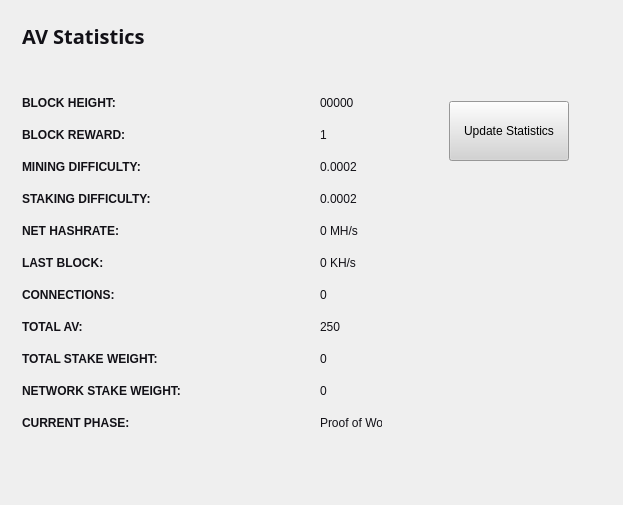
<?xml version="1.0" encoding="UTF-8"?>
<ui version="4.0">
 <class>StatisticsPage</class>
 <widget class="QWidget" name="StatisticsPage">
  <property name="windowModality">
   <enum>Qt::NonModal</enum>
  </property>
  <property name="geometry">
   <rect>
    <x>0</x>
    <y>0</y>
    <width>623</width>
    <height>505</height>
   </rect>
  </property>
  <property name="windowTitle">
   <string>Digging</string>
  </property>
  <property name="styleSheet">
   <string notr="true">color:#ffffff;
font-family:'Open Sans,sans-serif';</string>
  </property>
  <layout class="QGridLayout" name="gridLayout">
   <property name="sizeConstraint">
    <enum>QLayout::SetMaximumSize</enum>
   </property>
   <item row="0" column="1">
    <widget class="QFrame" name="frame">
     <property name="minimumSize">
      <size>
       <width>213</width>
       <height>0</height>
      </size>
     </property>
     <property name="frameShape">
      <enum>QFrame::NoFrame</enum>
     </property>
     <property name="frameShadow">
      <enum>QFrame::Raised</enum>
     </property>
     <widget class="QPushButton" name="startButton">
      <property name="geometry">
       <rect>
        <x>50</x>
        <y>90</y>
        <width>120</width>
        <height>60</height>
       </rect>
      </property>
      <property name="sizePolicy">
       <sizepolicy hsizetype="Fixed" vsizetype="Fixed">
        <horstretch>0</horstretch>
        <verstretch>0</verstretch>
       </sizepolicy>
      </property>
      <property name="minimumSize">
       <size>
        <width>120</width>
        <height>60</height>
       </size>
      </property>
      <property name="styleSheet">
       <string notr="true">background:lightgrey; color:black;</string>
      </property>
      <property name="text">
       <string>Update Statistics</string>
      </property>
     </widget>
    </widget>
   </item>
   <item row="0" column="0">
    <widget class="QFrame" name="gridFrame_2">
     <layout class="QGridLayout" name="gridLayout_4">
      <item row="3" column="0">
       <layout class="QFormLayout" name="formLayout_2">
        <property name="fieldGrowthPolicy">
         <enum>QFormLayout::FieldsStayAtSizeHint</enum>
        </property>
        <property name="horizontalSpacing">
         <number>139</number>
        </property>
        <property name="verticalSpacing">
         <number>18</number>
        </property>
        <property name="rightMargin">
         <number>0</number>
        </property>
        <item row="1" column="0">
         <widget class="QLabel" name="label_14">
          <property name="text">
           <string>&lt;html&gt;&lt;head/&gt;&lt;body&gt;&lt;p&gt;&lt;span style=&quot; font-weight:600; color:#121117;&quot;&gt;BLOCK HEIGHT:&lt;/span&gt;&lt;/p&gt;&lt;/body&gt;&lt;/html&gt;</string>
          </property>
         </widget>
        </item>
        <item row="1" column="1">
         <widget class="QLabel" name="heightBox">
          <property name="styleSheet">
           <string notr="true">color:#121117;</string>
          </property>
          <property name="text">
           <string>00000</string>
          </property>
         </widget>
        </item>
        <item row="2" column="0">
         <widget class="QLabel" name="label_12">
          <property name="text">
           <string>&lt;html&gt;&lt;head/&gt;&lt;body&gt;&lt;p&gt;&lt;span style=&quot; font-weight:600; color:#121117;&quot;&gt;BLOCK REWARD:&lt;/span&gt;&lt;/p&gt;&lt;/body&gt;&lt;/html&gt;</string>
          </property>
         </widget>
        </item>
        <item row="2" column="1">
         <widget class="QLabel" name="rewardBox">
          <property name="styleSheet">
           <string notr="true">color:#121117;</string>
          </property>
          <property name="text">
           <string>1</string>
          </property>
         </widget>
        </item>
        <item row="3" column="0">
         <widget class="QLabel" name="label_13">
          <property name="text">
           <string>&lt;html&gt;&lt;head/&gt;&lt;body&gt;&lt;p&gt;&lt;span style=&quot; font-weight:600; color:#121117;&quot;&gt;MINING DIFFICULTY:&lt;/span&gt;&lt;/p&gt;&lt;/body&gt;&lt;/html&gt;</string>
          </property>
         </widget>
        </item>
        <item row="3" column="1">
         <widget class="QLabel" name="diffBox">
          <property name="styleSheet">
           <string notr="true">color:#121117;</string>
          </property>
          <property name="text">
           <string>0.0002</string>
          </property>
         </widget>
        </item>
        <item row="4" column="0">
         <widget class="QLabel" name="label_9">
          <property name="text">
           <string>&lt;html&gt;&lt;head/&gt;&lt;body&gt;&lt;p&gt;&lt;span style=&quot; font-weight:600; color:#121117;&quot;&gt;STAKING DIFFICULTY:&lt;/span&gt;&lt;/p&gt;&lt;/body&gt;&lt;/html&gt;</string>
          </property>
         </widget>
        </item>
        <item row="4" column="1">
         <widget class="QLabel" name="diffBox2">
          <property name="styleSheet">
           <string notr="true">color:#121117;</string>
          </property>
          <property name="text">
           <string>0.0002</string>
          </property>
         </widget>
        </item>
        <item row="5" column="1">
         <widget class="QLabel" name="pawrateBox">
          <property name="styleSheet">
           <string notr="true">color:#121117;</string>
          </property>
          <property name="text">
           <string>0 MH/s</string>
          </property>
         </widget>
        </item>
        <item row="6" column="0">
         <widget class="QLabel" name="label3_2">
          <property name="sizePolicy">
           <sizepolicy hsizetype="Preferred" vsizetype="Maximum">
            <horstretch>0</horstretch>
            <verstretch>0</verstretch>
           </sizepolicy>
          </property>
          <property name="text">
           <string>&lt;html&gt;&lt;head/&gt;&lt;body&gt;&lt;p&gt;&lt;span style=&quot; font-weight:600; color:#121117;&quot;&gt;LAST BLOCK:&lt;/span&gt;&lt;/p&gt;&lt;/body&gt;&lt;/html&gt;</string>
          </property>
         </widget>
        </item>
        <item row="6" column="1">
         <widget class="QLabel" name="localBox">
          <property name="styleSheet">
           <string notr="true">color:#121117;</string>
          </property>
          <property name="text">
           <string>0 KH/s</string>
          </property>
         </widget>
        </item>
        <item row="7" column="0">
         <widget class="QLabel" name="label1_2">
          <property name="text">
           <string>&lt;html&gt;&lt;head/&gt;&lt;body&gt;&lt;p&gt;&lt;span style=&quot; font-weight:600; color:#121117;&quot;&gt;CONNECTIONS:&lt;/span&gt;&lt;/p&gt;&lt;/body&gt;&lt;/html&gt;</string>
          </property>
         </widget>
        </item>
        <item row="7" column="1">
         <widget class="QLabel" name="connectionBox">
          <property name="styleSheet">
           <string notr="true">color:#121117;</string>
          </property>
          <property name="text">
           <string>0</string>
          </property>
         </widget>
        </item>
        <item row="8" column="0">
         <widget class="QLabel" name="label_8">
          <property name="text">
           <string>&lt;html&gt;&lt;head/&gt;&lt;body&gt;&lt;p&gt;&lt;span style=&quot; font-weight:600; color:#121117;&quot;&gt;TOTAL AV:&lt;/span&gt;&lt;/p&gt;&lt;/body&gt;&lt;/html&gt;</string>
          </property>
         </widget>
        </item>
        <item row="8" column="1">
         <widget class="QLabel" name="volumeBox">
          <property name="styleSheet">
           <string notr="true">color:#121117;</string>
          </property>
          <property name="text">
           <string>250</string>
          </property>
         </widget>
        </item>
        <item row="9" column="0">
         <widget class="QLabel" name="label_10">
          <property name="text">
           <string>&lt;html&gt;&lt;head/&gt;&lt;body&gt;&lt;p&gt;&lt;span style=&quot; font-weight:600; color:#121117;&quot;&gt;TOTAL STAKE WEIGHT:&lt;/span&gt;&lt;/p&gt;&lt;/body&gt;&lt;/html&gt;</string>
          </property>
         </widget>
        </item>
        <item row="9" column="1">
         <widget class="QLabel" name="minBox">
          <property name="styleSheet">
           <string notr="true">color:#121117;</string>
          </property>
          <property name="text">
           <string>0</string>
          </property>
         </widget>
        </item>
        <item row="10" column="0">
         <widget class="QLabel" name="label_11">
          <property name="text">
           <string>&lt;html&gt;&lt;head/&gt;&lt;body&gt;&lt;p&gt;&lt;span style=&quot; font-weight:600; color:#121117;&quot;&gt;NETWORK STAKE WEIGHT:&lt;/span&gt;&lt;/p&gt;&lt;/body&gt;&lt;/html&gt;</string>
          </property>
         </widget>
        </item>
        <item row="10" column="1">
         <widget class="QLabel" name="maxBox">
          <property name="styleSheet">
           <string notr="true">color:#121117;</string>
          </property>
          <property name="text">
           <string>0</string>
          </property>
         </widget>
        </item>
        <item row="11" column="0">
         <widget class="QLabel" name="label_15">
          <property name="text">
           <string>&lt;html&gt;&lt;head/&gt;&lt;body&gt;&lt;p&gt;&lt;span style=&quot; font-weight:600; color:#121117;&quot;&gt;CURRENT PHASE:&lt;/span&gt;&lt;/p&gt;&lt;/body&gt;&lt;/html&gt;</string>
          </property>
         </widget>
        </item>
        <item row="11" column="1">
         <widget class="QLabel" name="cBox">
          <property name="styleSheet">
           <string notr="true">color:#121117;</string>
          </property>
          <property name="text">
           <string>Proof of Work</string>
          </property>
         </widget>
        </item>
        <item row="5" column="0">
         <widget class="QLabel" name="label_16">
          <property name="text">
           <string>&lt;html&gt;&lt;head/&gt;&lt;body&gt;&lt;p&gt;&lt;span style=&quot; font-weight:600; color:#121117;&quot;&gt;NET HASHRATE:&lt;/span&gt;&lt;/p&gt;&lt;/body&gt;&lt;/html&gt;</string>
          </property>
         </widget>
        </item>
       </layout>
      </item>
      <item row="1" column="0">
       <layout class="QHBoxLayout" name="horizontalLayout_4">
        <property name="spacing">
         <number>7</number>
        </property>
        <item>
         <widget class="QLabel" name="label_5">
          <property name="font">
           <font>
            <family>Open Sans,sans-serif</family>
           </font>
          </property>
          <property name="text">
           <string>&lt;html&gt;&lt;head/&gt;&lt;body&gt;&lt;p&gt;&lt;span style=&quot; font-size:20px; font-weight:600; color:#121117;&quot;&gt;AV Statistics&lt;/span&gt;&lt;/p&gt;&lt;/body&gt;&lt;/html&gt;</string>
          </property>
         </widget>
        </item>
        <item>
         <spacer name="horizontalSpacer_2">
          <property name="orientation">
           <enum>Qt::Horizontal</enum>
          </property>
          <property name="sizeHint" stdset="0">
           <size>
            <width>40</width>
            <height>20</height>
           </size>
          </property>
         </spacer>
        </item>
       </layout>
      </item>
      <item row="2" column="0">
       <spacer name="verticalSpacer_2">
        <property name="orientation">
         <enum>Qt::Vertical</enum>
        </property>
        <property name="sizeHint" stdset="0">
         <size>
          <width>20</width>
          <height>40</height>
         </size>
        </property>
       </spacer>
      </item>
     </layout>
    </widget>
   </item>
   <item row="1" column="0">
    <spacer name="verticalSpacer">
     <property name="orientation">
      <enum>Qt::Vertical</enum>
     </property>
     <property name="sizeHint" stdset="0">
      <size>
       <width>20</width>
       <height>40</height>
      </size>
     </property>
    </spacer>
   </item>
  </layout>
 </widget>
 <layoutdefault spacing="6" margin="11"/>
 <resources/>
 <connections/>
</ui>
